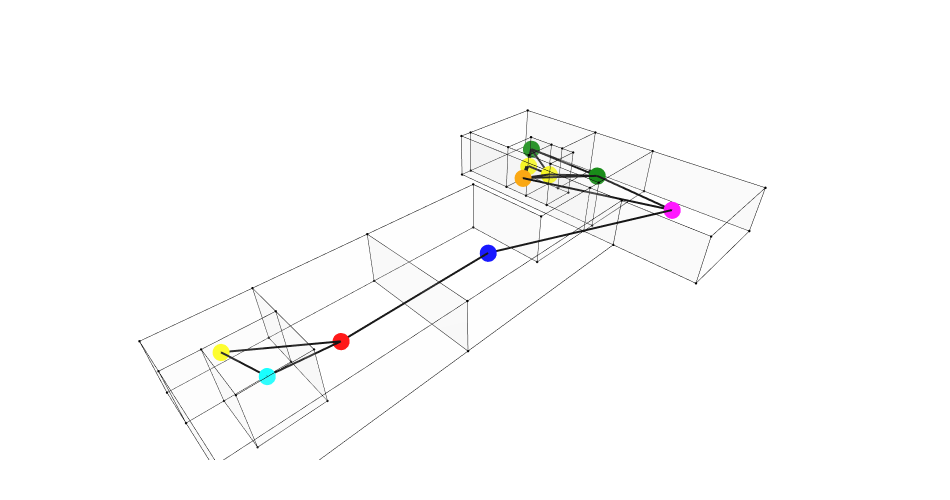

Notebook code cell kept with this figure:
### Markdown cell above
## 6. Adjacency Graph

### Code cell
g_adj = Graph.ByTopology(house, direct=True, useInternalVertex=True)

adj_verts = Graph.Vertices(g_adj) or []
for v in adj_verts:
    vx, vy, vz = Vertex.X(v), Vertex.Y(v), Vertex.Z(v)

    best_s = None
    best_d = float("inf")
    for s in selector:
        sx, sy, sz = Vertex.X(s), Vertex.Y(s), Vertex.Z(s)
        d = ((vx - sx)**2 + (vy - sy)**2 + (vz - sz)**2)**0.5
        if d < best_d:
            best_d = d
            best_s = s

    sd = Topology.Dictionary(best_s) if best_s else None
    room_name = Dictionary.ValueAtKey(sd, "room_name") if sd else "room"
    color = Dictionary.ValueAtKey(sd, "colour") if sd else "black"
    size = Dictionary.ValueAtKey(sd, "vertex_size") if sd else 14

    Topology.SetDictionary(v, Dictionary.ByKeysValues(["room_name", "colour", "size"], [room_name, color, size]))

for e in Graph.Edges(g_adj) or []:
    Topology.SetDictionary(e, Dictionary.ByKeysValues(["width", "color"], [4, "black"]))

print(f"Adjacency graph — vertices: {len(Graph.Vertices(g_adj))}, edges: {len(Graph.Edges(g_adj))}")

fig = Topology.Show(
    g_adj, house,
    vertexSizeKey="size",
    vertexColorKey="colour",
    edgeWidthKey="width",
    edgeColorKey="color",
    faceColorKey="colour",
    opacityKey="__none__",
    faceOpacity=0.10,
    showEdges=True,
    backgroundColor="white",
    renderer=renderer
)
if fig:
    fig.write_html("Images/03_adjacency_graph.html")

### Figure 1 — Plotly figure (JSON) as saved in the notebook; plotly's stock layout.template omitted (floating-point values rounded to 4 significant figures; data arrays with more than 128 entries replaced by an {"elided": "..."} marker saying what was removed)
{"data": [{"hoverinfo": "text", "hovertext": [], "legendgroup": "6", "legendrank": 6, "line": {"color": "#000000", "dash": "solid", "width": 4}, "marker": {"color": "#000000", "size": 1, "symbol": "circle"}, "mode": "markers+lines", "name": "1: Untitled Graph (Edges)", "showlegend": false, "text": [], "type": "scatter3d", "x": [76.5, 82, null, 82, 82, null, 82, 89.77, null, 89.04, 82, null, 76.5, 89.77, null, 82, 89.77, null, 89.04, 89.77, null, 76.5, 82, null, 76.5, 89.04, null, 87, 89.04, null, 20.33, 7.5, null, 7.5, 10, null, 87, 76.5, null, 87, 50.48, null, 20.33, 10, null, 50.48, 20.33, null], "y": [25, 22, null, 22, 28, null, 22, 33.67, null, 14.01, 22, null, 25, 33.67, null, 28, 33.67, null, 14.01, 33.67, null, 25, 28, null, 25, 14.01, null, -5, 14.01, null, 10.59, 20.5, null, 20.5, 12, null, -5, 25, null, -5, 10.73, null, 10.59, 12, null, 10.73, 10.59, null], "z": [5, 5, null, 5, 5, null, 5, 5, null, 5, 5, null, 5, 5, null, 5, 5, null, 5, 5, null, 5, 5, null, 5, 5, null, 5, 5, null, 5, 5, null, 5, 5, null, 5, 5, null, 5, 5, null, 5, 5, null, 5, 5, null]}, {"customdata": ["", "", "", "", "", "", "", "", "", ""], "hoverinfo": "text", "hovertemplate": ["Click ", "Click ", "Click ", "Click ", "Click ", "Click ", "Click ", "Click ", "Click ", "Click "], "hovertext": ["", "", "", "", "", "", "", "", "", ""], "legendgroup": "5", "legendrank": 5, "marker": {"color": ["#FFFF00", "#008000", "#FFFF00", "#008000", "#FFFF00", "#FF00FF", "#FF0000", "#FFA500", "#0000FF", "#00FFFF"], "line": {"width": 0}, "opacity": 1, "size": [20, 20, 20, 20, 20, 20, 20, 20, 20, 20], "sizemode": "diameter", "symbol": "circle"}, "mode": "markers", "name": "1: Untitled Graph (Vertices)", "showlegend": false, "text": ["", "", "", "", "", "", "", "", "", ""], "type": "scatter3d", "x": [82, 89.77, 82, 89.04, 7.5, 87, 20.33, 76.5, 50.48, 10], "y": [22, 33.67, 28, 14.01, 20.5, -5, 10.59, 25, 10.73, 12], "z": [5, 5, 5, 5, 5, 5, 5, 5, 5, 5]}, {"customdata": ["", "", "", "", "", "", "", "", "", "", "", "", "", "", "", "", "", "", "", "", "", "", "", "", "", "", "", "", "", "", "", "", "", "", "", "", "", "", "", "", "", "", "", "", "", "", "", "", "", "", "", "", "", "", "", "", "", ""], "hoverinfo": "text", "hovertemplate": ["Click ", "Click ", "Click ", "Click ", "Click ", "Click ", "Click ", "Click ", "Click ", "Click ", "Click ", "Click ", "Click ", "Click ", "Click ", "Click ", "Click ", "Click ", "Click ", "Click ", "Click ", "Click ", "Click ", "Click ", "Click ", "Click ", "Click ", "Click ", "Click ", "Click ", "Click ", "Click ", "Click ", "Click ", "Click ", "Click ", "Click ", "Click ", "Click ", "Click ", "Click ", "Click ", "Click ", "Click ", "Click ", "Click ", "Click ", "Click ", "Click ", "Click ", "Click ", "Click ", "Click ", "Click ", "Click ", "Click ", "Click ", "Click "], "hovertext": ["", "", "", "", "", "", "", "", "", "", "", "", "", "", "", "", "", "", "", "", "", "", "", "", "", "", "", "", "", "", "", "", "", "", "", "", "", "", "", "", "", "", "", "", "", "", "", "", "", "", "", "", "", "", "", "", "", ""], "legendgroup": "1", "legendrank": 1, "marker": {"color": ["#000000", "#000000", "#000000", "#000000", "#000000", "#000000", "#000000", "#000000", "#000000", "#000000", "#000000", "#000000", "#000000", "#000000", "#000000", "#000000", "#000000", "#000000", "#000000", "#000000", "#000000", "#000000", "#000000", "#000000", "#000000", "#000000", "#000000", "#000000", "#000000", "#000000", "#000000", "#000000", "#000000", "#000000", "#000000", "#000000", "#000000", "#000000", "#000000", "#000000", "#000000", "#000000", "#000000", "#000000", "#000000", "#000000", "#000000", "#000000", "#000000", "#000000", "#000000", "#000000", "#000000", "#000000", "#000000", "#000000", "#000000", "#000000"], "line": {"width": 0}, "opacity": 1, "size": [2.8, 2.8, 2.8, 2.8, 2.8, 2.8, 2.8, 2.8, 2.8, 2.8, 2.8, 2.8, 2.8, 2.8, 2.8, 2.8, 2.8, 2.8, 2.8, 2.8, 2.8, 2.8, 2.8, 2.8, 2.8, 2.8, 2.8, 2.8, 2.8, 2.8, 2.8, 2.8, 2.8, 2.8, 2.8, 2.8, 2.8, 2.8, 2.8, 2.8, 2.8, 2.8, 2.8, 2.8, 2.8, 2.8, 2.8, 2.8, 2.8, 2.8, 2.8, 2.8, 2.8, 2.8, 2.8, 2.8, 2.8, 2.8], "sizemode": "diameter", "symbol": "circle"}, "mode": "markers", "name": "2: Untitled (Vertices)", "showlegend": false, "text": ["", "", "", "", "", "", "", "", "", "", "", "", "", "", "", "", "", "", "", "", "", "", "", "", "", "", "", "", "", "", "", "", "", "", "", "", "", "", "", "", "", "", "", "", "", "", "", "", "", "", "", "", "", "", "", "", "", ""], "type": "scatter3d", "x": [75, 75, 78, 78, 99, 99, 75, 99, 75, 99, 75, 75, 78, 75, 78, 78, 78, 78, 75, 78, 78, 78, 86, 86, 99, 86, 86, 99, 35, 35, 60, 60, 35, 35, 60, 60, 86, 86, 86, 86, 99, 99, 0, 5, 5, 15, 15, 15, 0, 5, 0, 5, 15, 15, 15, 0, 0, 0], "y": [7, 7, 7, 7, 7, 7, -17, -17, 0, -17, -17, 0, 43, 43, 19, 25, 31, 43, 43, 19, 25, 31, 19, 22, 22, 19, 22, 22, 0, 24, 24, 7, 0, 24, 24, 7, 25, 25, 31, 31, 43, 43, 17, 17, 7, 7, 17, 24, 0, 17, 17, 7, 7, 17, 24, 0, 24, 24], "z": [0, 10, 0, 10, 0, 10, 10, 10, 10, 0, 0, 0, 10, 10, 10, 10, 10, 0, 0, 0, 0, 0, 0, 0, 0, 10, 10, 10, 0, 0, 0, 0, 10, 10, 10, 10, 10, 0, 0, 10, 0, 10, 0, 0, 0, 0, 0, 0, 0, 10, 10, 10, 10, 10, 10, 10, 10, 0]}, {"hoverinfo": "text", "hovertext": [], "legendgroup": "2", "legendrank": 2, "line": {"color": "#000000", "dash": "solid", "width": 1}, "marker": {"color": "#000000", "size": 0.25, "symbol": "circle"}, "mode": "markers+lines", "name": "2: Untitled (Edges)", "showlegend": false, "text": [], "type": "scatter3d", "x": {"elided": "315 int values"}, "y": {"elided": "315 int values"}, "z": {"elided": "315 int values"}}, {"cmax": 1, "cmin": 0, "color": "#FAFAFA", "colorscale": [[0, "#440154"], [0.1111, "#482878"], [0.2222, "#3e4989"], [0.3333, "#31688e"], [0.4444, "#26828e"], [0.5556, "#1f9e89"], [0.6667, "#35b779"], [0.7778, "#6ece58"], [0.8889, "#b5de2b"], [1, "#fde725"]], "facecolor": {"elided": "154 str values"}, "flatshading": true, "hoverinfo": "text", "hovertext": {"elided": "154 str values"}, "i": {"elided": "154 int values"}, "j": {"elided": "154 int values"}, "k": {"elided": "154 int values"}, "legendgroup": "3", "legendrank": 3, "lighting": {"facenormalsepsilon": 0}, "name": "2: Untitled (Faces)", "opacity": 0.1, "showlegend": false, "showscale": false, "text": {"elided": "154 str values"}, "type": "mesh3d", "x": [78, 75, 75, 78, 99, 99, 99, 75, 75, 99, 75, 75, 78, 78, 75, 78, 78, 78, 75, 78, 78, 78, 86, 99, 86, 86, 86, 99, 60, 35, 35, 60, 35, 35, 60, 60, 86, 86, 86, 86, 99, 99, 0, 15, 15, 5, 15, 0, 5, 5, 0, 5, 15, 15, 15, 0, 0, 0], "y": [7, 7, 7, 7, 7, 7, -17, 0, -17, -17, 0, -17, 19, 43, 43, 31, 25, 43, 43, 19, 25, 31, 19, 22, 22, 19, 22, 22, 7, 0, 24, 24, 0, 24, 24, 7, 25, 25, 31, 31, 43, 43, 0, 7, 17, 7, 24, 17, 17, 17, 17, 7, 7, 17, 24, 0, 24, 24], "z": [10, 0, 10, 0, 10, 0, 10, 10, 10, 0, 0, 0, 10, 10, 10, 10, 10, 0, 0, 0, 0, 0, 0, 0, 0, 10, 10, 10, 0, 0, 0, 0, 10, 10, 10, 10, 0, 10, 0, 10, 0, 10, 0, 0, 0, 0, 0, 0, 0, 10, 10, 10, 10, 10, 10, 10, 10, 0]}], "layout": {"autosize": true, "height": 500, "margin": {"b": 40, "l": 40, "r": 40, "t": 40}, "paper_bgcolor": "#FFFFFF", "plot_bgcolor": "#FFFFFF", "scene": {"aspectmode": "data", "camera": {"center": {"x": 0, "y": 0, "z": 0}, "eye": {"x": -1.25, "y": -1.25, "z": 1.25}, "projection": {"type": "perspective"}, "up": {"x": 0, "y": 0, "z": 1}}, "xaxis": {"visible": false}, "yaxis": {"visible": false}, "zaxis": {"visible": false}}, "showlegend": true, "width": 950, "xaxis": {"showgrid": false, "visible": false, "zeroline": false}, "yaxis": {"showgrid": false, "visible": false, "zeroline": false}}}
